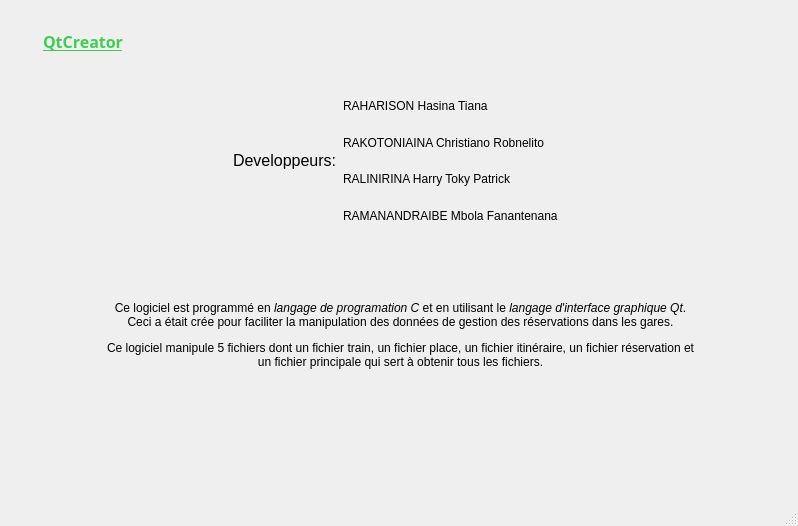
<?xml version="1.0" encoding="UTF-8"?>
<ui version="4.0">
 <class>Apropos</class>
 <widget class="QMainWindow" name="Apropos">
  <property name="geometry">
   <rect>
    <x>0</x>
    <y>0</y>
    <width>798</width>
    <height>526</height>
   </rect>
  </property>
  <property name="windowTitle">
   <string>MainWindow</string>
  </property>
  <widget class="QWidget" name="centralwidget">
   <widget class="QLabel" name="label_8">
    <property name="geometry">
     <rect>
      <x>0</x>
      <y>190</y>
      <width>801</width>
      <height>291</height>
     </rect>
    </property>
    <property name="styleSheet">
     <string notr="true">font: 10pt &quot;Century Gothic&quot;;</string>
    </property>
    <property name="text">
     <string>&lt;html&gt;&lt;head/&gt;&lt;body&gt;&lt;p align=&quot;center&quot;&gt;Ce logiciel est programmé en &lt;span style=&quot; font-style:italic;&quot;&gt;langage de programation C&lt;/span&gt; et en utilisant le &lt;span style=&quot; font-style:italic;&quot;&gt;langage d'interface graphique Qt&lt;/span&gt;.&lt;br/&gt;Ceci a était crée pour faciliter la manipulation des données de gestion des réservations dans les gares.&lt;/p&gt;&lt;p align=&quot;center&quot;&gt;Ce logiciel manipule 5 fichiers dont un fichier train, un fichier place, un fichier itinéraire, un fichier réservation et&lt;br/&gt;un fichier principale qui sert à obtenir tous les fichiers.&lt;/p&gt;&lt;/body&gt;&lt;/html&gt;</string>
    </property>
   </widget>
   <widget class="QWidget" name="layoutWidget">
    <property name="geometry">
     <rect>
      <x>0</x>
      <y>90</y>
      <width>791</width>
      <height>141</height>
     </rect>
    </property>
    <layout class="QHBoxLayout" name="horizontalLayout_2">
     <item>
      <spacer name="horizontalSpacer">
       <property name="orientation">
        <enum>Qt::Horizontal</enum>
       </property>
       <property name="sizeHint" stdset="0">
        <size>
         <width>40</width>
         <height>20</height>
        </size>
       </property>
      </spacer>
     </item>
     <item>
      <layout class="QHBoxLayout" name="horizontalLayout">
       <item>
        <widget class="QLabel" name="label_2">
         <property name="font">
          <font>
           <pointsize>12</pointsize>
          </font>
         </property>
         <property name="text">
          <string>Developpeurs:</string>
         </property>
        </widget>
       </item>
       <item>
        <layout class="QVBoxLayout" name="verticalLayout">
         <item>
          <widget class="QLabel" name="label_3">
           <property name="styleSheet">
            <string notr="true">font: 10pt &quot;Century Gothic&quot;;</string>
           </property>
           <property name="text">
            <string>RAHARISON Hasina Tiana</string>
           </property>
          </widget>
         </item>
         <item>
          <widget class="QLabel" name="label_4">
           <property name="styleSheet">
            <string notr="true">font: 10pt &quot;Century Gothic&quot;;</string>
           </property>
           <property name="text">
            <string>RAKOTONIAINA Christiano Robnelito</string>
           </property>
          </widget>
         </item>
         <item>
          <widget class="QLabel" name="label_5">
           <property name="styleSheet">
            <string notr="true">font: 10pt &quot;Century Gothic&quot;;</string>
           </property>
           <property name="text">
            <string>RALINIRINA Harry Toky Patrick</string>
           </property>
          </widget>
         </item>
         <item>
          <widget class="QLabel" name="label_6">
           <property name="styleSheet">
            <string notr="true">font: 10pt &quot;Century Gothic&quot;;</string>
           </property>
           <property name="text">
            <string>RAMANANDRAIBE Mbola Fanantenana</string>
           </property>
          </widget>
         </item>
        </layout>
       </item>
      </layout>
     </item>
     <item>
      <spacer name="horizontalSpacer_2">
       <property name="orientation">
        <enum>Qt::Horizontal</enum>
       </property>
       <property name="sizeHint" stdset="0">
        <size>
         <width>40</width>
         <height>20</height>
        </size>
       </property>
      </spacer>
     </item>
    </layout>
   </widget>
   <widget class="QWidget" name="layoutWidget">
    <property name="geometry">
     <rect>
      <x>30</x>
      <y>0</y>
      <width>761</width>
      <height>82</height>
     </rect>
    </property>
    <layout class="QHBoxLayout" name="horizontalLayout_4">
     <item>
      <layout class="QHBoxLayout" name="horizontalLayout_3">
       <item>
        <widget class="QLabel" name="label_7">
         <property name="text">
          <string/>
         </property>
         <property name="pixmap">
          <pixmap resource="res.qrc">:/image/image/icon_Qt_78x78px.png</pixmap>
         </property>
        </widget>
       </item>
       <item>
        <widget class="QLabel" name="label">
         <property name="font">
          <font>
           <family>Century Gothic</family>
           <pointsize>12</pointsize>
           <weight>75</weight>
           <bold>true</bold>
           <underline>true</underline>
          </font>
         </property>
         <property name="styleSheet">
          <string notr="true">font-size: 25%;
color: rgb(65, 205, 82);</string>
         </property>
         <property name="text">
          <string>QtCreator</string>
         </property>
        </widget>
       </item>
      </layout>
     </item>
     <item>
      <spacer name="horizontalSpacer_3">
       <property name="orientation">
        <enum>Qt::Horizontal</enum>
       </property>
       <property name="sizeHint" stdset="0">
        <size>
         <width>40</width>
         <height>20</height>
        </size>
       </property>
      </spacer>
     </item>
    </layout>
   </widget>
  </widget>
  <widget class="QMenuBar" name="menubar">
   <property name="geometry">
    <rect>
     <x>0</x>
     <y>0</y>
     <width>798</width>
     <height>20</height>
    </rect>
   </property>
  </widget>
  <widget class="QStatusBar" name="statusbar"/>
 </widget>
 <resources>
  <include location="res.qrc"/>
 </resources>
 <connections/>
</ui>
